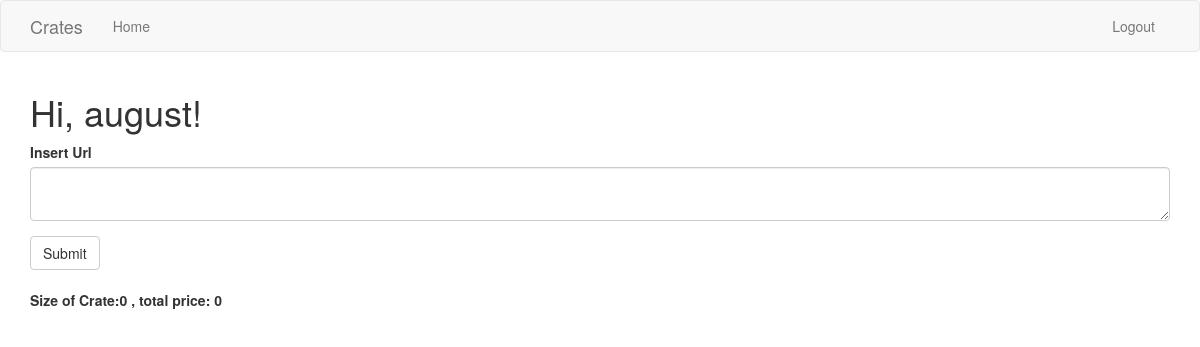
The page /home (signed in) on the database as committed earlier.
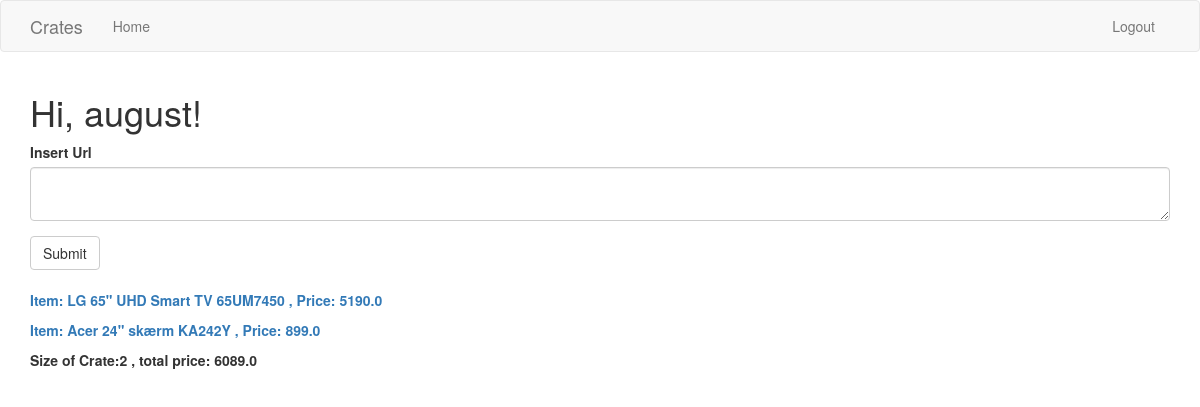
The same page on the database as committed later.
### app/models.py (models this page shows, shortened)
class User(UserMixin, db.Model):
    id = db.Column(db.Integer, primary_key=True)
    username = db.Column(db.String(64), index =True, unique=True)
    email = db.Column(db.String(120), index=True, unique=True)
    password_hash = db.Column(db.String(128))
    posts = db.relationship('Post', backref='author', lazy='dynamic')

class Post(db.Model):
    id = db.Column(db.Integer, primary_key=True)
    body = db.Column(db.String(140))
    price = db.Column(db.Float)
    timestamp = db.Column(db.DateTime, index=True, default=datetime.utcnow)
    user_id = db.Column(db.Integer, db.ForeignKey('user.id'))

### app/routes.py (the view, shortened to what this page needs)
@app.route('/')
@app.route('/home', methods=['GET', 'POST'])
@login_required
def index():
    form = PostForm()
    posts = Post.query.filter_by(user_id=int(current_user.get_id()))
    quantity = posts.count()
    return render_template("index.html", title="Home", form=form, posts=posts, quantity=quantity)

### app/forms.py
class PostForm(FlaskForm):
    post = TextAreaField('Insert Url', validators=[
        DataRequired(), Length(min=1, max=1400)])
    submit = SubmitField('Submit')

### app/models.py (called while the page is built)
@login.user_loader
def load_user(id):
    return User.query.get(int(id))

### app/templates/index.html
{% extends "base.html" %}
{% import 'bootstrap/wtf.html' as wtf %}
{% block app_content %}
    <h1>Hi, {{ current_user.username }}!</h1>
    {% if form %}
    {{ wtf.quick_form(form) }}
    <br>
    {% endif %}
    {% set total = [0] %}
    {% for post in posts %}
        {% set _ = total.append(total.pop() + post.price) %}
        <p>
        <a href="/delete/{{ post.id }}"><b>Item: {{ post.body }}, Price: {{ post.price }}</b></a>
        </p>
    {% endfor %}
    <p><b>Size of Crate:{{ quantity }} , total price: {{ total[0] }} </b></p>
{% endblock %}

### app/templates/base.html (shortened to what this page needs)
{% extends 'bootstrap/base.html' %}
{% block navbar %}
<nav class="navbar navbar-default">
    <div class="container">
        <div class="navbar-header">
            <a class="navbar-brand" href="{{ url_for('index') }}">Crates</a>
        </div>
        <div class="collapse navbar-collapse" id="bs-example-navbar-collapse-1">
            <ul class="nav navbar-nav">
                <li><a href="/home">Home</a></li>
            </ul>
            <ul class="nav navbar-nav navbar-right">
                {% if current_user.is_anonymous %}
                <li><a href="/login">Login</a></li>
                {% else %}
                <li><a href="/logout">Logout</a></li>
                {% endif %}
            </ul>
        </div>
    </div>
</nav>
{% endblock %}
{% block content %}
    <div class="container">
        {% block app_content %}{% endblock %}
    </div>
{% endblock %}

Rows that differ between the two databases and show on the page:
added Post: body "LG 65\" UHD Smart TV 65UM7450", price "5190.0"
added Post: body "Acer 24\" skærm KA242Y", price "899.0"
Other text that changed with them:
{{ quantity }}: "0" → "2"
{{ total[0] }}: "0" → "6089.0"
